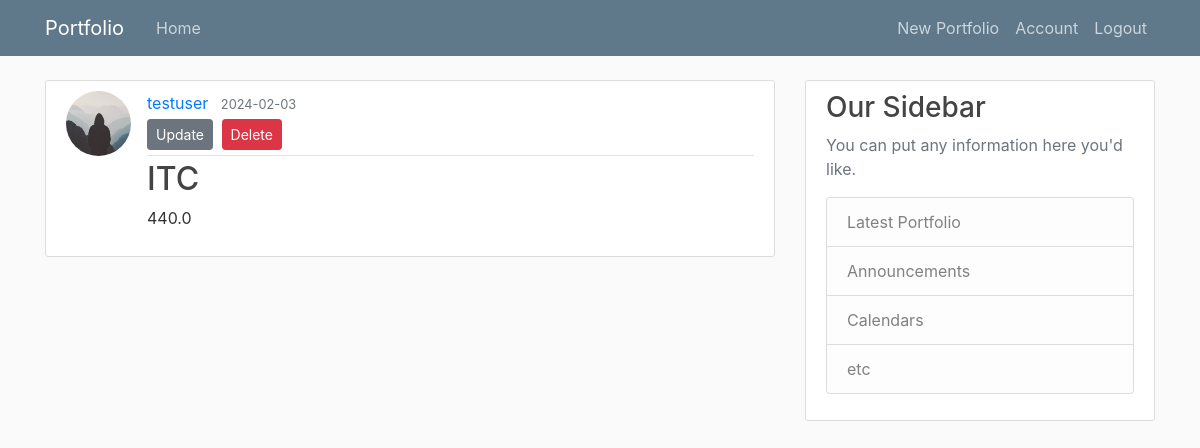
/portfolio/12 (signed in), run on the app's committed database.
### stock/models.py (models this page shows, shortened)
class User(db.Model, UserMixin):
    id = db.Column(db.Integer, primary_key = True)
    username = db.Column(db.String(20), unique=True, nullable=False)
    email = db.Column(db.String(120), unique=True, nullable=False)
    image_file = db.Column(db.String(20), nullable=False, default='default.jpg')
    password = db.Column(db.String(50), nullable = False)
    portfolios = db.relationship('Portfolio', backref='stockholder', lazy=True) #Portfolio is in uppercase because i am referring to actual Portfolio class

class Portfolio(db.Model):
    id = db.Column(db.Integer, primary_key=True)
    stock_symbol = db.Column(db.String(10), nullable=False)
    quantity = db.Column(db.Integer, nullable=False)
    price = db.Column(db.Float, nullable=False)
    date = db.Column(db.DateTime, nullable=False, default=datetime.utcnow)
    user_id = db.Column(db.Integer, db.ForeignKey('user.id'), nullable=False) #user is in lowercase in ForeignKey because now I am referring to table and column name

### stock/portfolios/routes.py (the view)
@portfolios.route('/portfolio/<int:portfolio_id>')
def portfolio(portfolio_id):
    portfolio = Portfolio.query.get_or_404(portfolio_id)
    return render_template('portfolio.html', title=portfolio.stock_symbol, portfolio=portfolio)

### stock/models.py (called while the page is built)
@login_manager.user_loader
def load_user(user_id):
    return User.query.get(int(user_id))

### stock/templates/portfolio.html (shortened to what this page needs)
{% extends "layout.html" %}
{% block content %}
{% if portfolio.stockholder == current_user %}
    <article class="media content-section">
      <img class="rounded-circle article-img" src="{{ url_for('static', filename='profile_pics/' + portfolio.stockholder.image_file) }}">
      <div class="media-body">
        <div class="article-metadata">
          <a class="mr-2" href="{{ url_for('users.user_portfolios', username=portfolio.stockholder.username) }}">{{ portfolio.stockholder.username }}</a>
          <small class="text-muted">{{ portfolio.date.strftime('%Y-%m-%d') }}</small>
            <div>
              <a class="btn btn-secondary btn-sm mt-1 mb-1" href="{{ url_for('portfolios.update_portfolio', portfolio_id=portfolio.id) }}">Update</a>
              <button type="button" class="btn btn-danger btn-sm m-1" data-toggle="modal" data-target="#deleteModal">Delete</button>
            </div>
          </div>
          <h2 class="article-title">{{ portfolio.stock_symbol }}</h2>
          <p class="article-content">{{ portfolio.price }}</p>
        </div>
      </article>
    {% endif %}
{% endblock content %}

### stock/static/main.css (style rules this page uses)
body { background: #fafafa; color: #333333; margin-top: 5rem; }
h1, h2, h3, h4, h5, h6 { color: #444444; }
.content-section { background: #ffffff; padding: 10px 20px; border: 1px solid #dddddd; border-radius: 3px; margin-bottom: 20px; }
.article-title { color: #444444; }
.article-content { white-space: pre-line; }
.article-img { height: 65px; width: 65px; margin-right: 16px; }
.article-metadata { padding-bottom: 1px; margin-bottom: 4px; border-bottom: 1px solid #e3e3e3 }

### data on the page
User: image_file (placeholder picture), stockholder.username "testuser"
Portfolio: date "2024-02-03", stock_symbol "ITC", price "440.0"
